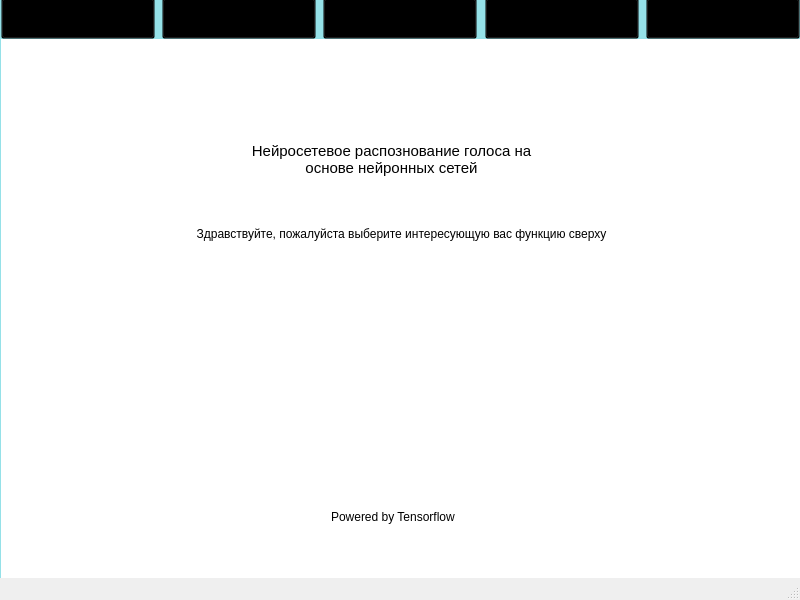
<?xml version="1.0" encoding="UTF-8"?>
<ui version="4.0">
 <class>MainWindow</class>
 <widget class="QMainWindow" name="MainWindow">
  <property name="geometry">
   <rect>
    <x>0</x>
    <y>0</y>
    <width>800</width>
    <height>600</height>
   </rect>
  </property>
  <property name="minimumSize">
   <size>
    <width>800</width>
    <height>600</height>
   </size>
  </property>
  <property name="maximumSize">
   <size>
    <width>800</width>
    <height>600</height>
   </size>
  </property>
  <property name="windowTitle">
   <string>AudioClassification</string>
  </property>
  <property name="windowIcon">
   <iconset>
    <normaloff>loading.gif</normaloff>loading.gif</iconset>
  </property>
  <widget class="QWidget" name="centralwidget">
   <property name="styleSheet">
    <string notr="true">background-color: rgb(149, 225, 232)</string>
   </property>
   <widget class="QPushButton" name="pushButton">
    <property name="geometry">
     <rect>
      <x>1</x>
      <y>-2</y>
      <width>154</width>
      <height>41</height>
     </rect>
    </property>
    <property name="font">
     <font>
      <pointsize>9</pointsize>
     </font>
    </property>
    <property name="styleSheet">
     <string notr="true">
    QPushButton{
        background-color:transparent;
    }
    QPushButton::hover{
        background-color:rgb(190, 243, 255);
    }</string>
    </property>
    <property name="text">
     <string>Обработать Датасет</string>
    </property>
   </widget>
   <widget class="QPushButton" name="pushButton_2">
    <property name="geometry">
     <rect>
      <x>162</x>
      <y>-2</y>
      <width>154</width>
      <height>41</height>
     </rect>
    </property>
    <property name="font">
     <font>
      <pointsize>9</pointsize>
     </font>
    </property>
    <property name="styleSheet">
     <string notr="true">
    QPushButton{
        background-color:transparent;
    }
    QPushButton::hover{
        background-color:rgb(190, 243, 255);
    }</string>
    </property>
    <property name="text">
     <string>Обучение Модели</string>
    </property>
   </widget>
   <widget class="QPushButton" name="pushButton_3">
    <property name="geometry">
     <rect>
      <x>323</x>
      <y>-2</y>
      <width>154</width>
      <height>41</height>
     </rect>
    </property>
    <property name="font">
     <font>
      <pointsize>9</pointsize>
     </font>
    </property>
    <property name="styleSheet">
     <string notr="true">
    QPushButton{
        background-color:transparent;
    }
    QPushButton::hover{
        background-color:rgb(190, 243, 255);
    }</string>
    </property>
    <property name="text">
     <string>Анализ Аудио</string>
    </property>
   </widget>
   <widget class="QStackedWidget" name="stackedWidget">
    <property name="geometry">
     <rect>
      <x>1</x>
      <y>39</y>
      <width>799</width>
      <height>581</height>
     </rect>
    </property>
    <property name="styleSheet">
     <string notr="true">background-color: rgb(255, 255, 255)</string>
    </property>
    <property name="currentIndex">
     <number>6</number>
    </property>
    <widget class="QWidget" name="page">
     <widget class="QLabel" name="label_2">
      <property name="geometry">
       <rect>
        <x>160</x>
        <y>120</y>
        <width>401</width>
        <height>16</height>
       </rect>
      </property>
      <property name="font">
       <font>
        <pointsize>9</pointsize>
       </font>
      </property>
      <property name="text">
       <string>Путь не выбран</string>
      </property>
     </widget>
     <widget class="QPushButton" name="pushButton_6">
      <property name="geometry">
       <rect>
        <x>460</x>
        <y>170</y>
        <width>151</width>
        <height>28</height>
       </rect>
      </property>
      <property name="font">
       <font>
        <pointsize>9</pointsize>
       </font>
      </property>
      <property name="text">
       <string>Обработать Датасет</string>
      </property>
     </widget>
     <widget class="QPushButton" name="pushButton_10">
      <property name="geometry">
       <rect>
        <x>20</x>
        <y>170</y>
        <width>251</width>
        <height>28</height>
       </rect>
      </property>
      <property name="font">
       <font>
        <pointsize>9</pointsize>
       </font>
      </property>
      <property name="text">
       <string>Изменить путь к файлам датасета</string>
      </property>
     </widget>
     <widget class="QLabel" name="label_6">
      <property name="geometry">
       <rect>
        <x>20</x>
        <y>120</y>
        <width>131</width>
        <height>16</height>
       </rect>
      </property>
      <property name="font">
       <font>
        <pointsize>9</pointsize>
       </font>
      </property>
      <property name="text">
       <string>Путь к датасету:</string>
      </property>
     </widget>
     <widget class="QLabel" name="loadingLabel_2">
      <property name="geometry">
       <rect>
        <x>200</x>
        <y>210</y>
        <width>401</width>
        <height>231</height>
       </rect>
      </property>
      <property name="text">
       <string/>
      </property>
     </widget>
     <widget class="QLabel" name="label_10">
      <property name="geometry">
       <rect>
        <x>300</x>
        <y>450</y>
        <width>171</width>
        <height>31</height>
       </rect>
      </property>
      <property name="font">
       <font>
        <pointsize>9</pointsize>
       </font>
      </property>
      <property name="text">
       <string/>
      </property>
      <property name="alignment">
       <set>Qt::AlignCenter</set>
      </property>
     </widget>
     <widget class="QLabel" name="label_9">
      <property name="geometry">
       <rect>
        <x>20</x>
        <y>10</y>
        <width>261</width>
        <height>21</height>
       </rect>
      </property>
      <property name="font">
       <font>
        <pointsize>11</pointsize>
        <weight>50</weight>
        <bold>false</bold>
       </font>
      </property>
      <property name="text">
       <string>Загрузка и обработка датасета</string>
      </property>
     </widget>
     <widget class="QLabel" name="label_11">
      <property name="geometry">
       <rect>
        <x>20</x>
        <y>40</y>
        <width>501</width>
        <height>51</height>
       </rect>
      </property>
      <property name="text">
       <string>&lt;html&gt;&lt;head/&gt;&lt;body&gt;&lt;p&gt;Указанная директория должна состоять как минимум из 2-х папок.&lt;br/&gt;Каждая из папок должна состоять только из файлов формата Wav.&lt;br/&gt;В случае если условия не соблюдены вы увидите соответствующее уведомление.&lt;/p&gt;&lt;/body&gt;&lt;/html&gt;</string>
      </property>
     </widget>
    </widget>
    <widget class="QWidget" name="page_2">
     <widget class="QPushButton" name="pushButton_7">
      <property name="geometry">
       <rect>
        <x>340</x>
        <y>170</y>
        <width>131</width>
        <height>31</height>
       </rect>
      </property>
      <property name="font">
       <font>
        <pointsize>9</pointsize>
       </font>
      </property>
      <property name="text">
       <string>Обучить модель</string>
      </property>
     </widget>
     <widget class="QLineEdit" name="lineEdit">
      <property name="geometry">
       <rect>
        <x>160</x>
        <y>120</y>
        <width>113</width>
        <height>22</height>
       </rect>
      </property>
     </widget>
     <widget class="QLineEdit" name="lineEdit_2">
      <property name="geometry">
       <rect>
        <x>160</x>
        <y>180</y>
        <width>113</width>
        <height>22</height>
       </rect>
      </property>
     </widget>
     <widget class="QLabel" name="label_7">
      <property name="geometry">
       <rect>
        <x>20</x>
        <y>120</y>
        <width>131</width>
        <height>16</height>
       </rect>
      </property>
      <property name="font">
       <font>
        <pointsize>9</pointsize>
       </font>
      </property>
      <property name="text">
       <string>Количество эпох:</string>
      </property>
     </widget>
     <widget class="QLabel" name="label_8">
      <property name="geometry">
       <rect>
        <x>20</x>
        <y>180</y>
        <width>131</width>
        <height>16</height>
       </rect>
      </property>
      <property name="font">
       <font>
        <pointsize>9</pointsize>
       </font>
      </property>
      <property name="text">
       <string>Размер батча:</string>
      </property>
     </widget>
     <widget class="QLabel" name="loadingLabel">
      <property name="geometry">
       <rect>
        <x>200</x>
        <y>210</y>
        <width>401</width>
        <height>231</height>
       </rect>
      </property>
      <property name="text">
       <string/>
      </property>
     </widget>
     <widget class="QLabel" name="label">
      <property name="geometry">
       <rect>
        <x>325</x>
        <y>450</y>
        <width>150</width>
        <height>31</height>
       </rect>
      </property>
      <property name="text">
       <string/>
      </property>
      <property name="alignment">
       <set>Qt::AlignCenter</set>
      </property>
     </widget>
     <widget class="QLabel" name="label_12">
      <property name="geometry">
       <rect>
        <x>20</x>
        <y>10</y>
        <width>261</width>
        <height>21</height>
       </rect>
      </property>
      <property name="font">
       <font>
        <pointsize>11</pointsize>
        <weight>50</weight>
        <bold>false</bold>
       </font>
      </property>
      <property name="text">
       <string>Обучение модели</string>
      </property>
     </widget>
     <widget class="QLabel" name="label_13">
      <property name="geometry">
       <rect>
        <x>20</x>
        <y>40</y>
        <width>501</width>
        <height>51</height>
       </rect>
      </property>
      <property name="text">
       <string>&lt;html&gt;&lt;head/&gt;&lt;body&gt;&lt;p&gt;Количество эпох не может быть меньше 1 и больше 50.&lt;br/&gt;Размер батча не может быть меньше 1 и больше 128.&lt;/p&gt;&lt;/body&gt;&lt;/html&gt;</string>
      </property>
     </widget>
    </widget>
    <widget class="QWidget" name="page_3">
     <widget class="QPushButton" name="pushButton_8">
      <property name="geometry">
       <rect>
        <x>510</x>
        <y>310</y>
        <width>161</width>
        <height>28</height>
       </rect>
      </property>
      <property name="font">
       <font>
        <pointsize>9</pointsize>
       </font>
      </property>
      <property name="text">
       <string>Сделать предсказание</string>
      </property>
     </widget>
     <widget class="QTableWidget" name="tableWidget">
      <property name="geometry">
       <rect>
        <x>20</x>
        <y>190</y>
        <width>410</width>
        <height>281</height>
       </rect>
      </property>
      <property name="autoFillBackground">
       <bool>false</bool>
      </property>
      <property name="midLineWidth">
       <number>-3</number>
      </property>
      <property name="verticalScrollBarPolicy">
       <enum>Qt::ScrollBarAlwaysOff</enum>
      </property>
      <property name="horizontalScrollBarPolicy">
       <enum>Qt::ScrollBarAlwaysOff</enum>
      </property>
      <attribute name="horizontalHeaderDefaultSectionSize">
       <number>205</number>
      </attribute>
      <attribute name="verticalHeaderVisible">
       <bool>false</bool>
      </attribute>
      <column>
       <property name="text">
        <string>Номер сегмента</string>
       </property>
      </column>
      <column>
       <property name="text">
        <string>Класс</string>
       </property>
      </column>
     </widget>
     <widget class="QLabel" name="label_14">
      <property name="geometry">
       <rect>
        <x>20</x>
        <y>10</y>
        <width>261</width>
        <height>21</height>
       </rect>
      </property>
      <property name="font">
       <font>
        <pointsize>11</pointsize>
        <weight>50</weight>
        <bold>false</bold>
       </font>
      </property>
      <property name="text">
       <string>Анализ Аудио</string>
      </property>
     </widget>
     <widget class="QLabel" name="label_15">
      <property name="geometry">
       <rect>
        <x>20</x>
        <y>40</y>
        <width>591</width>
        <height>91</height>
       </rect>
      </property>
      <property name="text">
       <string>&lt;html&gt;&lt;head/&gt;&lt;body&gt;&lt;p&gt;Для совершения предсказания необходимо поместить уже готовый аудио файл в директорию&lt;br/&gt;программы под именем analysis.wav, либо воспользоваться встроенным методом &amp;quot;Начать запись&amp;quot;.&lt;br/&gt;&lt;br/&gt;После предсказания будет предоставлена таблица с предсказанием говорящего человека&lt;br/&gt; на каждом сегменте, где каждый segment отражает соответствующую секунду аудиодорожки.&lt;/p&gt;&lt;/body&gt;&lt;/html&gt;</string>
      </property>
     </widget>
    </widget>
    <widget class="QWidget" name="page_4">
     <widget class="QPushButton" name="pushButton_5">
      <property name="geometry">
       <rect>
        <x>500</x>
        <y>190</y>
        <width>151</width>
        <height>28</height>
       </rect>
      </property>
      <property name="font">
       <font>
        <pointsize>9</pointsize>
       </font>
      </property>
      <property name="text">
       <string>Остановить Запись</string>
      </property>
     </widget>
     <widget class="QPushButton" name="pushButton_4">
      <property name="geometry">
       <rect>
        <x>140</x>
        <y>190</y>
        <width>151</width>
        <height>28</height>
       </rect>
      </property>
      <property name="font">
       <font>
        <pointsize>9</pointsize>
       </font>
      </property>
      <property name="text">
       <string>Начать Запись</string>
      </property>
     </widget>
     <widget class="QWidget" name="plotWidget" native="true">
      <property name="geometry">
       <rect>
        <x>90</x>
        <y>260</y>
        <width>621</width>
        <height>201</height>
       </rect>
      </property>
      <property name="styleSheet">
       <string notr="true">background-color: rgb(216, 216, 216)</string>
      </property>
     </widget>
     <widget class="QLabel" name="label_16">
      <property name="geometry">
       <rect>
        <x>20</x>
        <y>10</y>
        <width>261</width>
        <height>21</height>
       </rect>
      </property>
      <property name="font">
       <font>
        <pointsize>11</pointsize>
        <weight>50</weight>
        <bold>false</bold>
       </font>
      </property>
      <property name="text">
       <string>Запись аудиодорожки</string>
      </property>
     </widget>
     <widget class="QLabel" name="label_17">
      <property name="geometry">
       <rect>
        <x>20</x>
        <y>40</y>
        <width>531</width>
        <height>91</height>
       </rect>
      </property>
      <property name="text">
       <string>&lt;html&gt;&lt;head/&gt;&lt;body&gt;&lt;p&gt;Установите микрофон на расстоянии 10-15 см от говорящего, нажмите &amp;quot;Начать запись&amp;quot;&lt;br/&gt;и начните говорить в течение желаемого количества времени.&lt;br/&gt;&lt;br/&gt;По окончании нужного времени нажмите на &amp;quot;Остановить запись&amp;quot; и она&lt;br/&gt;автоматически сохранится в нужном формате и будет готова для анализа.&lt;/p&gt;&lt;/body&gt;&lt;/html&gt;</string>
      </property>
     </widget>
    </widget>
    <widget class="QWidget" name="page_5">
     <widget class="QWidget" name="plotWidgetAccuracy" native="true">
      <property name="geometry">
       <rect>
        <x>0</x>
        <y>50</y>
        <width>400</width>
        <height>381</height>
       </rect>
      </property>
     </widget>
     <widget class="QWidget" name="plotWidgetLoss" native="true">
      <property name="geometry">
       <rect>
        <x>400</x>
        <y>50</y>
        <width>400</width>
        <height>381</height>
       </rect>
      </property>
     </widget>
     <widget class="QLabel" name="label_18">
      <property name="geometry">
       <rect>
        <x>20</x>
        <y>10</y>
        <width>261</width>
        <height>21</height>
       </rect>
      </property>
      <property name="font">
       <font>
        <pointsize>11</pointsize>
        <weight>50</weight>
        <bold>false</bold>
       </font>
      </property>
      <property name="text">
       <string>Результаты обучения</string>
      </property>
     </widget>
    </widget>
    <widget class="QWidget" name="page_6">
     <widget class="QTextEdit" name="textEdit">
      <property name="geometry">
       <rect>
        <x>30</x>
        <y>60</y>
        <width>721</width>
        <height>421</height>
       </rect>
      </property>
     </widget>
     <widget class="QLabel" name="label_19">
      <property name="geometry">
       <rect>
        <x>20</x>
        <y>10</y>
        <width>261</width>
        <height>21</height>
       </rect>
      </property>
      <property name="font">
       <font>
        <pointsize>11</pointsize>
        <weight>50</weight>
        <bold>false</bold>
       </font>
      </property>
      <property name="text">
       <string>Параметры модели</string>
      </property>
     </widget>
    </widget>
    <widget class="QWidget" name="page_7">
     <widget class="QLabel" name="label_20">
      <property name="geometry">
       <rect>
        <x>225</x>
        <y>90</y>
        <width>331</width>
        <height>61</height>
       </rect>
      </property>
      <property name="font">
       <font>
        <pointsize>11</pointsize>
        <weight>50</weight>
        <bold>false</bold>
       </font>
      </property>
      <property name="text">
       <string>&lt;html&gt;&lt;head/&gt;&lt;body&gt;&lt;p align=&quot;center&quot;&gt;Нейросетевое распознование голоса на &lt;br/&gt;основе нейронных сетей&lt;/p&gt;&lt;/body&gt;&lt;/html&gt;</string>
      </property>
     </widget>
     <widget class="QLabel" name="label_21">
      <property name="geometry">
       <rect>
        <x>135</x>
        <y>170</y>
        <width>531</width>
        <height>51</height>
       </rect>
      </property>
      <property name="font">
       <font>
        <pointsize>9</pointsize>
       </font>
      </property>
      <property name="text">
       <string>&lt;html&gt;&lt;head/&gt;&lt;body&gt;&lt;p align=&quot;center&quot;&gt;Здравствуйте, пожалуйста выберите интересующую вас функцию сверху&lt;/p&gt;&lt;/body&gt;&lt;/html&gt;</string>
      </property>
     </widget>
     <widget class="QLabel" name="label_3">
      <property name="geometry">
       <rect>
        <x>330</x>
        <y>470</y>
        <width>141</width>
        <height>16</height>
       </rect>
      </property>
      <property name="text">
       <string>Powered by Tensorflow</string>
      </property>
     </widget>
    </widget>
   </widget>
   <widget class="QPushButton" name="pushButton_9">
    <property name="geometry">
     <rect>
      <x>646</x>
      <y>-2</y>
      <width>154</width>
      <height>41</height>
     </rect>
    </property>
    <property name="font">
     <font>
      <pointsize>9</pointsize>
     </font>
    </property>
    <property name="styleSheet">
     <string notr="true">
    QPushButton{
        background-color:transparent;
    }
    QPushButton::hover{
        background-color:rgb(190, 243, 255);
    }</string>
    </property>
    <property name="text">
     <string>Начать Запись</string>
    </property>
   </widget>
   <widget class="QPushButton" name="pushButton_11">
    <property name="geometry">
     <rect>
      <x>485</x>
      <y>-2</y>
      <width>154</width>
      <height>41</height>
     </rect>
    </property>
    <property name="font">
     <font>
      <pointsize>9</pointsize>
     </font>
    </property>
    <property name="styleSheet">
     <string notr="true">
    QPushButton{
        background-color:transparent;
    }
    QPushButton::hover{
        background-color:rgb(190, 243, 255);
    }</string>
    </property>
    <property name="text">
     <string>Параметры модели</string>
    </property>
   </widget>
  </widget>
  <widget class="QMenuBar" name="menubar">
   <property name="geometry">
    <rect>
     <x>0</x>
     <y>0</y>
     <width>800</width>
     <height>26</height>
    </rect>
   </property>
  </widget>
  <widget class="QStatusBar" name="statusbar"/>
 </widget>
 <resources/>
 <connections/>
</ui>
